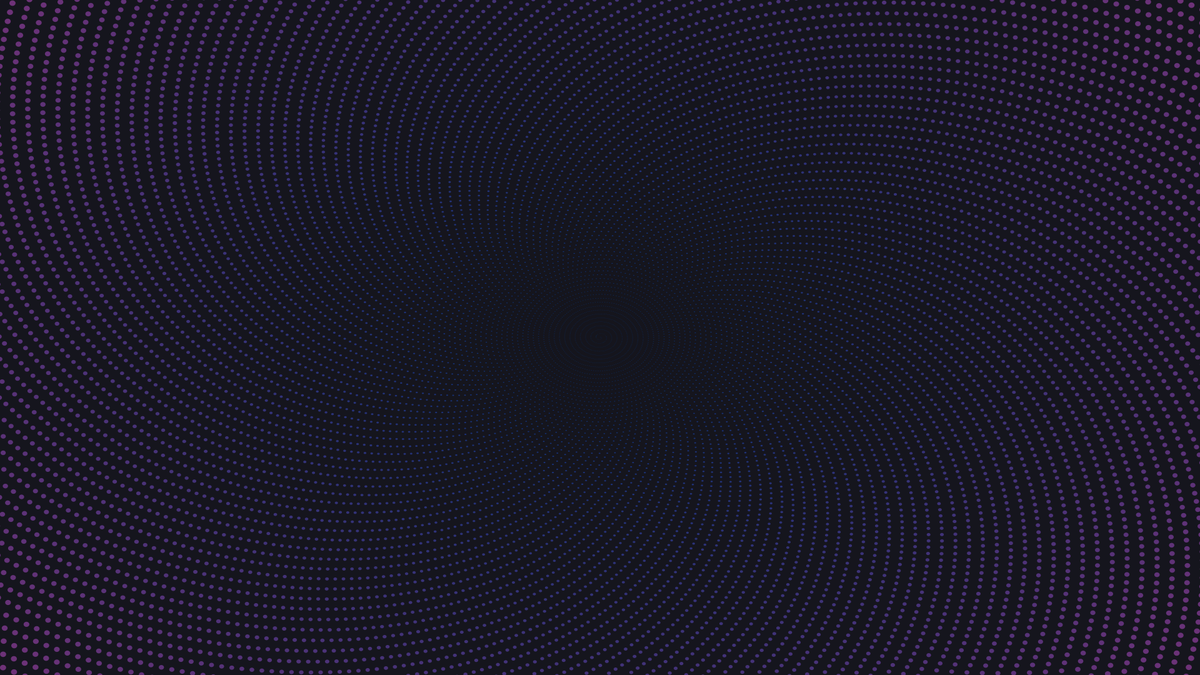
Frame 1 (no input)
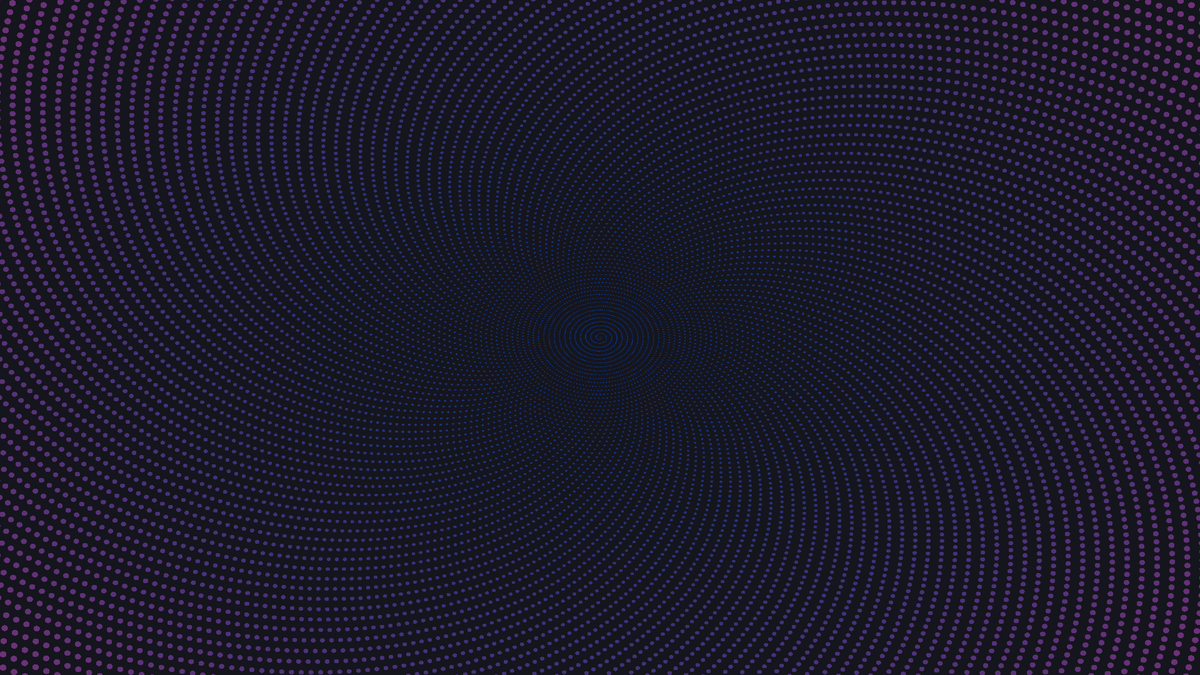
Frame 60 (the mouse pressed at the canvas centre just before this capture)
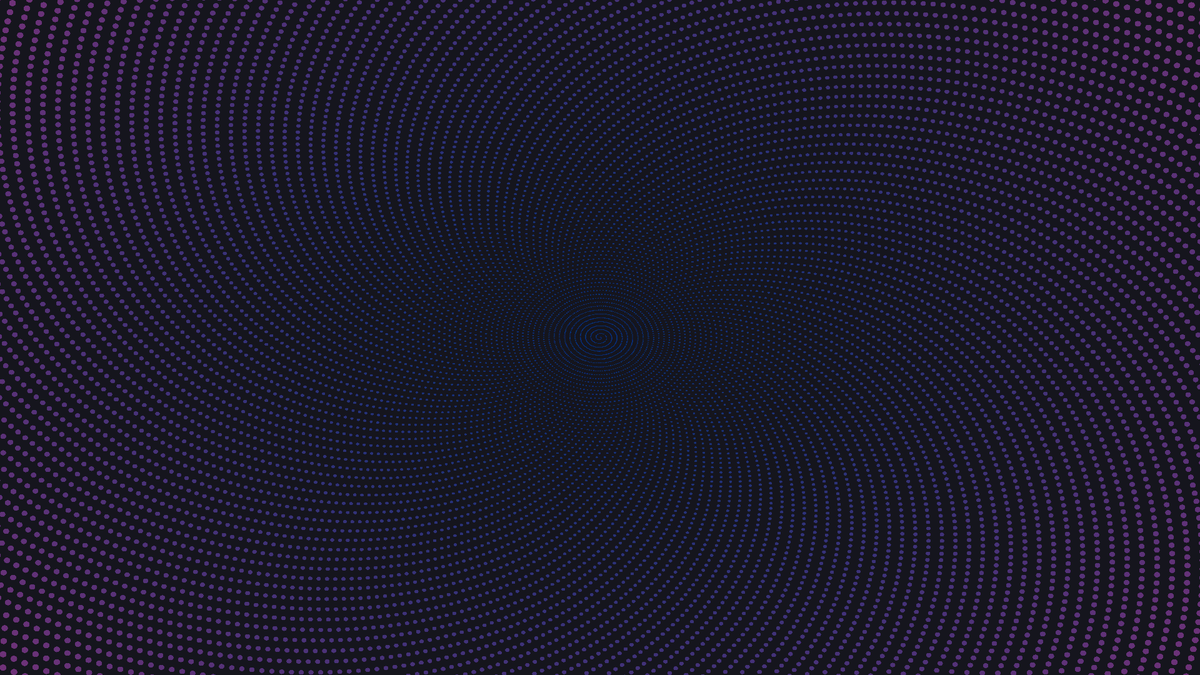
Frame 120 (the mouse held since frame 60 and released just before this capture)

The Processing sketch that drew these frames (run headless with seeded random() and noise(); from frame 60 on, the mouse is pressed at the canvas centre):

// Processing sketch: spirals
// ── spirals.pde
void setup(){
  size (1920,1080);
  background(21,21,29);
  noStroke();
}
float x=960;
float y=540;

void draw(){
  for(float i=0.1;i<10000;i=i+0.1){
    x=960+((i*2)*sin(i/2.0)/3);
    y=540-((i*2)*cos(i/2.0)/4);
    fill((i/16),(50),(120));
    ellipse(x,y,1+i/200,0+i/200);
}
 /*for(int i=1;i<1000;i++){
    x=960-(i*2)*sin(i/6.0);
    y=540-(i*2)*cos(i/6.0);
    fill((i/4),(10),(10),(255-i/4));
    ellipse(x,y,i/10,i/10);
  }
   for(float i=0.5;i<1000;i=i+0.5){
    x=960-(i*2)*sin(i/2.0);
    y=540+(i*2)*cos(i/2.0);
    fill((i/4),(250),(120),(255-i/4));
    ellipse(x,y,i/10,i/10);}*/
}
  
